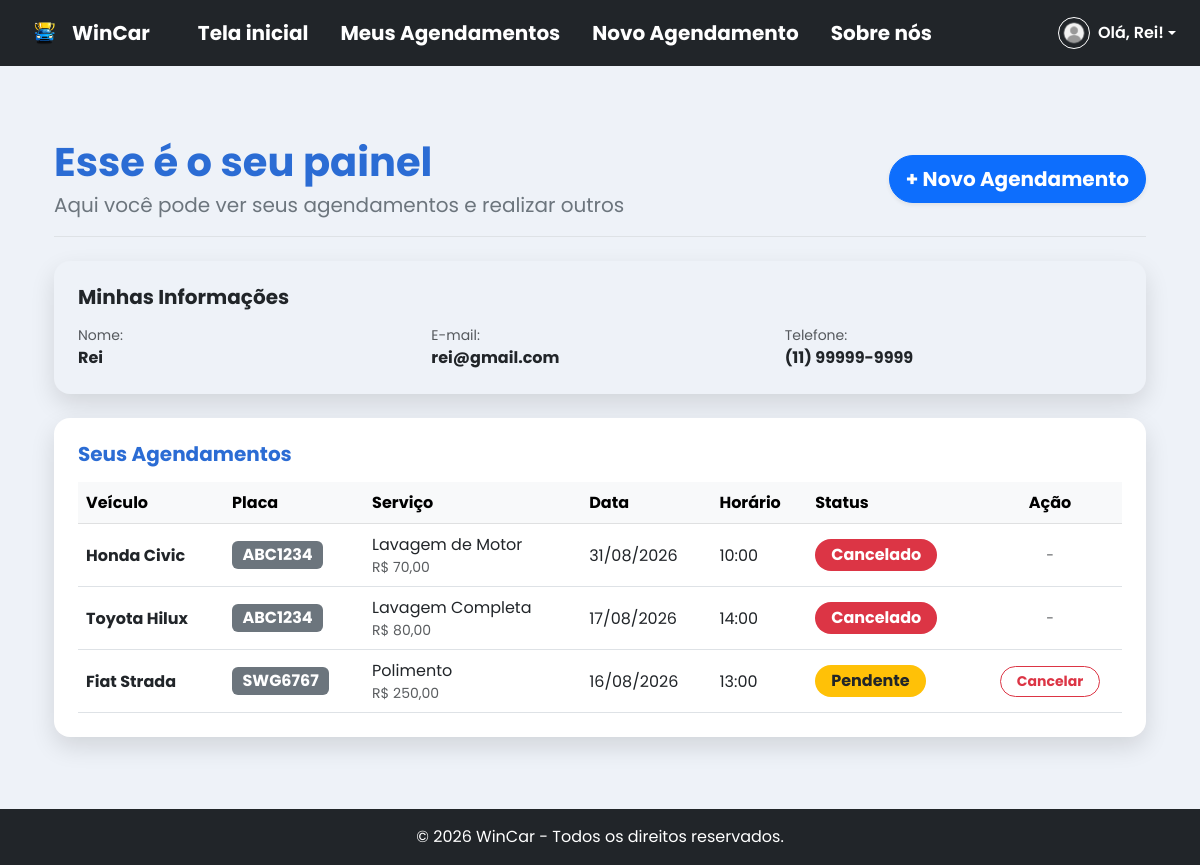
The app's page /painelcliente.php (signed in) with its own data.
### tables this page shows
CREATE TABLE `cliente` (
  `id_cliente` int(11) NOT NULL,
  `nome` varchar(100) NOT NULL,
  `email` varchar(100) NOT NULL,
  `telefone` varchar(20) NOT NULL,
  `senha` varchar(255) NOT NULL,
  `tipo_usuario` enum('admin','cliente') DEFAULT 'cliente'
);

CREATE TABLE `agendamento` (
  `id_agendamento` int(11) NOT NULL,
  `id_cliente` int(11) NOT NULL,
  `id_servico` int(11) NOT NULL,
  `placa` varchar(8) NOT NULL,
  `modelo` varchar(50) NOT NULL,
  `data` date NOT NULL,
  `hora` time NOT NULL,
  `status` enum('Pendente','Confirmado','Concluido','Cancelado') DEFAULT 'Pendente',
  `created_at` timestamp NOT NULL DEFAULT current_timestamp()
);

CREATE TABLE `servico` (
  `id_servico` int(11) NOT NULL,
  `nome` varchar(100) NOT NULL,
  `descricao` text DEFAULT NULL,
  `preco` varchar(30) NOT NULL,
  `duracao` int(11) NOT NULL,
  `imagem` varchar(255) DEFAULT NULL
);

### painelcliente.php (the view, shortened to what this page needs)
<?php
require_once 'config/conexao.php';
$id_cliente = $_SESSION['usuario_id'] ?? $_SESSION['usuario_id'];
try {
    $sqlCliente = "SELECT nome, email, telefone FROM cliente WHERE id_cliente = :id_cliente";
    $stmtCliente = $conexao->prepare($sqlCliente);
    $stmtCliente->bindParam(':id_cliente', $id_cliente);
    $stmtCliente->execute();
    $cliente = $stmtCliente->fetch(PDO::FETCH_ASSOC);
} catch (PDOException $e) {
    $cliente = null;
}
try {
    $sqlAgendamentos = "SELECT a.*, s.nome AS nome_servico, s.preco
                        FROM agendamento a
                        INNER JOIN servico s ON a.id_servico = s.id_servico
                        WHERE a.id_cliente = :id_cliente
                        ORDER BY a.data DESC, a.hora DESC";
    $stmtAgendamentos = $conexao->prepare($sqlAgendamentos);
    $stmtAgendamentos->bindParam(':id_cliente', $id_cliente);
    $stmtAgendamentos->execute();
    $meus_agendamentos = $stmtAgendamentos->fetchAll(PDO::FETCH_ASSOC);
} catch (PDOException $e) {
    $meus_agendamentos = [];
}
include 'includes/header.php';
?>
<div class="container my-5">
    <div class="d-flex justify-content-between align-items-center mb-4 pb-3 border-bottom">
        <div>
            <h1 class="fw-bold text-primary mb-1">Esse é o seu painel</h1>
            <p class="text-secondary fs-5 mb-0">Aqui você pode ver seus agendamentos e realizar outros</p>
        </div>
        <a href="agendar.php" class="btn btn-primary btn-lg rounded-pill shadow-sm fw-bold">
            + Novo Agendamento
        </a>
    </div>
    <?php if ($cliente): ?>
        <div class="card shadow-sm border-0 rounded-4 mb-4 bg-light">
            <div class="card-body p-4">
                <h5 class="fw-bold text-dark mb-3">Minhas Informações</h5>
                <div class="row g-3">
                    <div class="col-md-4">
                        <span class="text-muted d-block small">Nome:</span>
                        <strong class="fs-6 text-dark"><?php echo htmlspecialchars($cliente['nome'] ?? 'Não informado'); ?></strong>
                    </div>
                    <div class="col-md-4">
                        <span class="text-muted d-block small">E-mail:</span>
                        <strong class="fs-6 text-dark"><?php echo htmlspecialchars($cliente['email'] ?? 'Não informado'); ?></strong>
                    </div>
                    <div class="col-md-4">
                        <span class="text-muted d-block small">Telefone:</span>
                        <strong class="fs-6 text-dark"><?php echo htmlspecialchars($cliente['telefone'] ?? 'Não informado'); ?></strong>
                    </div>
                </div>
            </div>
        </div>
    <?php endif; ?>
    <div class="card shadow-lg border-0 rounded-4">
        <div class="card-body p-4">
            <h5 class="fw-bold text-primary mb-3">Seus Agendamentos</h5>
            <?php if (empty($meus_agendamentos)): ?>
                <div class="text-center py-5">
                    <h5 class="text-muted mb-3">Você ainda não possui nenhum agendamento.</h5>
                    <a href="agendar.php" class="btn btn-outline-primary rounded-pill fw-bold">Agendar meu primeiro serviço</a>
                </div>
            <?php else: ?>
                <div class="table-responsive">
                    <table class="table table-hover align-middle mb-0">
                        <thead class="table-light">
                            <tr>
                                <th>Veículo</th>
                                <th>Placa</th>
                                <th>Serviço</th>
                                <th>Data</th>
                                <th>Horário</th>
                                <th>Status</th>
                                <th class="text-center">Ação</th>
                            </tr>
                        </thead>
                        <tbody>
                            <?php foreach ($meus_agendamentos as $agendamento): ?>
                                <tr>
                                    <td class="fw-bold text-dark">
                                        <?php echo htmlspecialchars($agendamento['modelo']); ?>
                                    </td>
                                    <td>
                                        <span class="badge bg-secondary text-uppercase fs-6">
                                            <?php echo htmlspecialchars($agendamento['placa']); ?>
                                        </span>
                                    </td>
                                    <td>
                                        <?php echo htmlspecialchars($agendamento['nome_servico']); ?>
                                        <br>
                                        <small class="text-muted">
                                            R$ <?php echo number_format($agendamento['preco'], 2, ',', '.'); ?>
                                        </small>
                                    </td>
                                    <td>
                                        <?php echo date('d/m/Y', strtotime($agendamento['data'])); ?>
                                    </td>
                                    <td>
                                        <?php echo date('H:i', strtotime($agendamento['hora'])); ?>
                                    </td>
                                    <td>
                                        <?php
                                            $status = $agendamento['status'];
                                            $badgeClass = 'bg-warning text-dark';
                                            if ($status == 'Confirmado') {
                                                $badgeClass = 'bg-info text-white';
                                            } elseif ($status == 'Concluido' || $status == 'Concluído') {
                                                $badgeClass = 'bg-success text-white';
                                            } elseif ($status == 'Cancelado') {
                                                $badgeClass = 'bg-danger text-white';
                                            }
                                        ?>
                                        <span class="badge <?php echo $badgeClass; ?> px-3 py-2 rounded-pill fs-6">
                                            <?php echo htmlspecialchars($status); ?>
                                        </span>
                                    </td>
                                    <td class="text-center">
                                        <?php if ($agendamento['status'] != 'Cancelado' && $agendamento['status'] != 'Concluido' && $agendamento['status'] != 'Concluído'): ?>
                                            <a href="cancelar.php?id=<?php echo $agendamento['id_agendamento']; ?>"
                                               class="btn btn-sm btn-outline-danger rounded-pill px-3 fw-bold"
                                               onclick="return confirm('Tem certeza que deseja cancelar este agendamento?');">
                                                Cancelar
                                            </a>
                                        <?php else: ?>
                                            <span class="text-muted small">-</span>
                                        <?php endif; ?>
                                    </td>
                                </tr>
                            <?php endforeach; ?>
                        </tbody>
                    </table>
                </div>
            <?php endif; ?>
        </div>
    </div>
</div>
<?php include 'includes/footer.php'; ?>

### assets/css/estilo.css (style rules this page uses)
:root { --bs-primary: #2b6cd4; --bs-primary-rgb: 43, 108, 212; }
:root { --bs-light: #eef2f8; --bs-light-rgb: 238, 242, 248; }
.card { border: none; box-shadow: 0 10px 25px rgba(0, 0, 0, 0.12) !important; }
body { font-family: 'Poppins', sans-serif; }

### records on screen
cliente: nome "Rei", email "rei@gmail.com", telefone "(11) 99999-9999"
agendamento: modelo "Honda Civic", placa "ABC1234", id_servico.nome "Lavagem de Motor", id_servico.preco "70,00", data "31/08/2026", hora "10:00", status "Cancelado"
agendamento: modelo "Toyota Hilux", placa "ABC1234", id_servico.nome "Lavagem Completa", id_servico.preco "80,00", data "17/08/2026", hora "14:00", status "Cancelado"
agendamento: modelo "Fiat Strada", placa "SWG6767", id_servico.nome "Polimento", id_servico.preco "250,00", data "16/08/2026", hora "13:00", status "Pendente"

### other values on screen
$primeiroNome "Rei"
